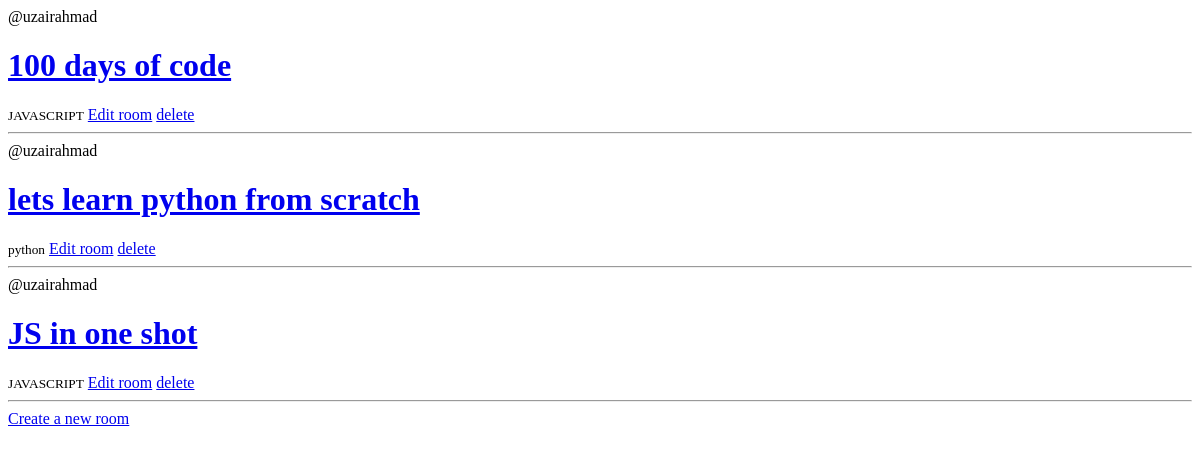
The app's page /, older data.
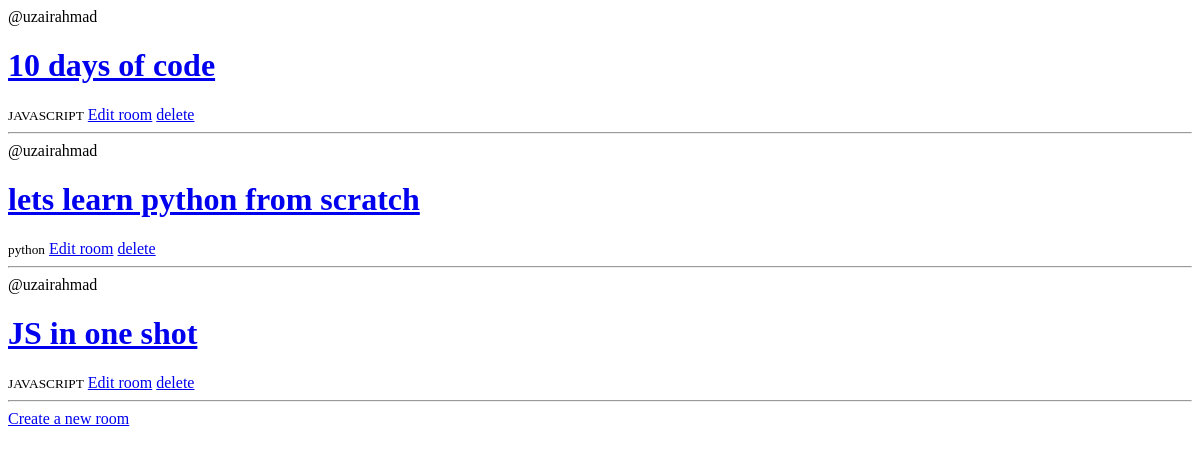
The same page, newer data.
### base/models.py (models this page shows, shortened)
class Room(models.Model):
    host = models.ForeignKey(User, on_delete=models.SET_NULL, null=True)
    topic = models.ForeignKey(Topic, on_delete=models.SET_NULL, null=True)
    name = models.CharField(max_length=200)
    description = models.TextField(null=True, blank=True)
    updated = models.DateTimeField(auto_now=True)
    created = models.DateTimeField(auto_now_add=True)

class Topic(models.Model):
    name = models.CharField(max_length=200)
    def __str__(self):
        return self.name

### base/views.py (the view)
# urls.py: path('', views.home, name='home'),
def home(request):
     rooms = Room.objects.all()
     return render(request, 'base/home.html',{'rooms': rooms})

### base/templates/base/home.html
{% extends "main.html" %} {% block content%} {% for room in rooms %}
<div>
  <span>@{{room.host.username}}</span>
  <h1><a href="{% url 'room' room.id %}">{{room.name}}</a></h1>
  <small>{{room.topic}}</small>
  <a href="{% url 'updateRoom' room.id %}">Edit room</a>
  <a href="{% url 'deleteRoom' room.id %}">delete</a>
  <hr />
</div>
{% endfor %}
<a href="{% url 'createRoom' %}">Create a new room</a>
{% endblock %}

Row changes from the older to the newer data that the page shows:
changed Room: name "100 days of code" → "10 days of code"
